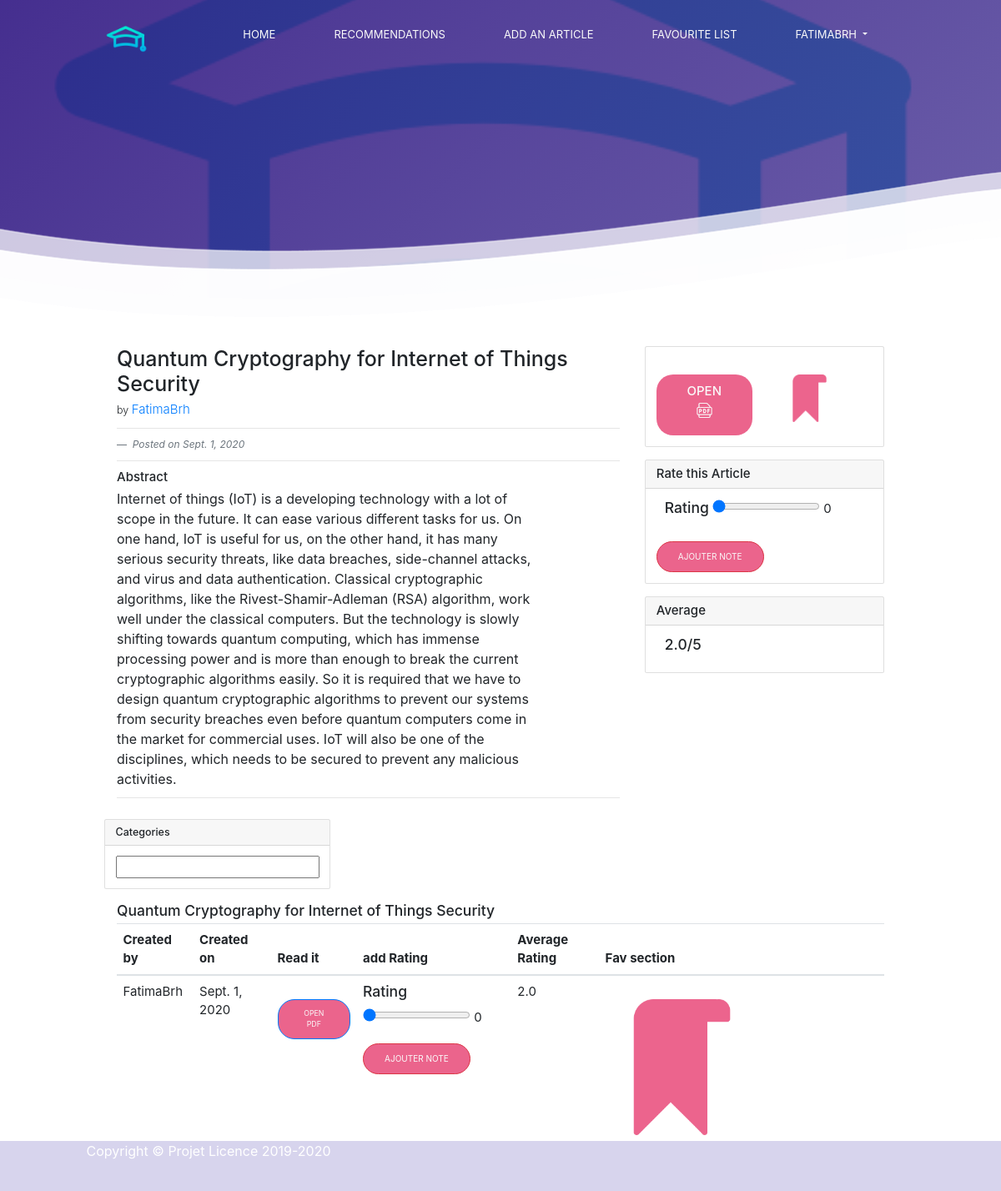
The app's page /articl/detail/26/ (signed in) with its own data.
### articl/models.py (models this page shows, shortened)
class ArticlPub(models.Model):
    ArticlTYPE=(
      ('1','Research Article'),
      ('2','Research Paper'),
      ('3','Review Paper'),
      ('4','Review Article'),
      ('5','Peer-Reviewed Articles'),
    )
    DOMAINE=(
        ('1','Computer Hardware'),
        ('2','Computer Networking'),
        ('3','Computer Software'),
        ('4','Cloud computing'),
        ('5','Cyber Security and Ethical Hacking'),
        ('6','Data Science and Data Analysis'),
        ('7','Programming Language'),
        ('8','Artificial intelligence'),
        ('9','Operating system'),
        ('10','Web Development'),
        ('11','Web Designing'),
        ('12','Graphics design'),
        ('13','Network Analytics and testing'),
        ('14','Robotics'),
        ('15','others field'),
        )
    user = models.ForeignKey(settings.AUTH_USER_MODEL, on_delete=models.CASCADE)
    titre=models.CharField(max_length=500)
    resumé=models.CharField(max_length=2000, blank=True)
    keywords=models.CharField(max_length=500, blank=True)
    maison_ed=models.CharField(max_length=500,blank=True)
    typeArticl=models.CharField(max_length=100,blank=False,choices=ArticlTYPE)
    path=models.FileField(blank=True,null=True,upload_to='chapter/%Y/')
    auteurEcrit = models.ManyToManyField(Profile, blank=True, null=True)
    favourite = models.ManyToManyField(User,related_name='favourite', blank=True)
    timestamp = models.DateField(auto_now=False, auto_now_add=True)
    domaineArt=models.CharField(max_length=100,choices=DOMAINE,blank=False,default='Computer Software ')

### articl/views.py (the view)
# urls.py: url(r'^detail/(?P<pk>\d+)/$',views.detail_articl, name='detail_articl'),
@login_required
def detail_articl(request,pk):
    articl=ArticlPub.objects.get(pk=pk)
    notes=Note.objects.filter(articl=pk)
    average=notes.aggregate(Avg("note"))['note__avg']
    if average==None:
        average=0
    average=(round(average,2))
    is_favourite=False
    if articl.favourite.filter(pk=request.user.pk).exists():
        is_favourite=True
    context={'articl':articl,
            'notes':notes,
            'average':average,
            'is_favourite':is_favourite,
            }
    return render(request,'detailArticl.html',context)

### articl/templates/detailArticl.html (shortened to what this page needs)
{%  extends 'base.html' %}
{% load static %}
{%  block content %}
<div class="container">
  <div class="row">
    <div class="col-lg-8">
      <h1 class="mt-4"> {{articl.titre}}</h1>
      <p class="lead">
        by
        <a href="{%  url 'accounts:profile_with_pk' pk=articl.user.pk  %}">{{articl.user}}</a>
      </p>
      <hr>
        <footer class="blockquote-footer">
          <cite >Posted on  {{articl.timestamp}}</cite>
        </footer>
      <hr>
      <h4>Abstract</h4>
      <p class="mb-0">{{articl.resumé}}</p>
      <hr>
    </div>
       <div class="col-md-4">
        <div class="card my-4">
          <div class="card-body">
            <div class="row">
              <div class="col-lg-6">
                <a href="{{articl.path.url}}" class="btn" target="_blank"><h4>Open</h4> <img src="{% static 'image/pdf2.png' %}" alt="" id="open" class="ml-3" title="open" ></a>
              </div>
              <div class="col-lg-6">
                {% if is_favourite %}
                <a href=" {% url 'articl:favourite'  pk=articl.pk  %} ">
                  <img src="{% static 'image/bookmark4.png' %}" alt="" id="fav" class="ml-3" title="Saved" >
                </a>
                {% else %}
                <a href=" {% url 'articl:favourite'  pk=articl.pk  %} ">
                  <img src="{% static 'image/bookmark3.png' %}" alt="" id="fav" class="ml-3" title="Save me" >
                </a>
                {% endif %}
              </div>
            </div>
          </div>
        </div>
        <div class="card my-4">
          <h4 class="card-header">Rate this Article</h4>
          <div class="card-body">
          <form action=" {% url 'articl:ajouter_note' articl.pk %} "  method="POST" >
            <label for="note"><h3 class="ml-3">Rating</h3></label>
            <input type="range" name="note" id="rangeInpute" min="0" max="5" step="1" value="0" oninput="amount.value-rangeInpute.value">
            <output name="amount" id="amount" for="rangeInpute">0</output>
            <br>
            <input type="submit" class="btn btn-danger" value="ajouter note" >
          </form>
          </div>
        </div>
        <div class="card my-4">
          <h4 class="card-header">Average </h4>
          <div class="card-body">
            <label for="note"><h3 class="ml-3">{{average}}/5</h3></label>
          </div>
        </div>
      </div>
      <div class="card my-4">
        <h5 class="card-header">Categories</h5>
        <div class="card-body">
          <div class="row">
            <div class="col-lg-6">
              <div class="str_Rating_detail">
                                     <input type="text" class="bookrating">
                </div>
            </div>
          </div>
        </div>
      </div>
    </div>
<table class="table mb-0">
  <h3> {{articl.titre}}</h3>
  <thead>
    <tr>
      <th>Created by</th>
      <th>Created on</th>
      <th>Read it</th>
      <th>add Rating</th>
      <th>Average Rating</th>
      <th>Fav section</th>
    </tr>
  </thead>
  <tbody>
      <tr>
          <td>{{articl.user}} </td>
          <td>{{articl.timestamp}} </td>
          <td><a href="{{articl.path.url}}" class="btn btn-primary btn-sm" target="_blank"> Open pdf </a></td>
          <td>
            <form action=" {% url 'articl:ajouter_note' articl.pk %} "  method="POST" >
              <label for="note"><h3>Rating</h3></label>
              <input type="range" name="note" id="rangeInpute" min="0" max="5" step="1" value="0" oninput="amount.value-rangeInpute.value">
              <output name="amount" id="amount" for="rangeInpute">0</output>
              <br>
              <input type="submit" class="btn btn-danger" value="ajouter note" >
            </form>
          </td>
          <td>{{average}}</td>
          <td><div id="favourite-section">
            {% if is_favourite %}
                <a href=" {% url 'articl:favourite'  pk=articl.pk  %} ">
                  <img src="{% static 'image/bookmark4.png' %}" alt="" id="fav" class="ml-3" title="Saved" >
                </a>
            {% else %}
            <a href=" {% url 'articl:favourite'  pk=articl.pk  %} ">
              <img src="{% static 'image/bookmark3.png' %}" alt="" id="fav" class="ml-3" title="Save me" >
            </a>
            {% endif %}
        </div></td>
      </tr>
  </tbody>
</table>
{% endblock %}

### templates/base.html (shortened to what this page needs)
{% load static %}
<!doctype html>
<html lang="en">
<head>
    <link rel="stylesheet" href="https://stackpath.bootstrapcdn.com/bootstrap/4.3.1/css/bootstrap.min.css">
    <link rel="stylesheet" href="https://cdn.jsdelivr.net/npm/bootstrap-select@1.13.14/dist/css/bootstrap-select.min.css">
    <link href="https://unpkg.com/ionicons@4.5.10-0/dist/css/ionicons.min.css" rel="stylesheet">
    <link rel="stylesheet" type="text/css" href="{% static 'css/styles.css' %}"  >
</head>
<body>
    {% if user.is_authenticated %}
    <header>
        <div class="container">
            <nav>
                    <div class="nav-brand">
                        <a href="{%  url 'home:home'  %}">
                            <img src="{% static 'image/logo.png' %}" alt="" >
                        </a>
                    </div>
                    <ul class="nav-list">
                            <li class="nav-item">
                                <a class="nav-link" href="{%  url 'home:home'  %}">Home</a>
                            </li>
                            <li class="nav-item">
                                <a class="nav-link" href="{%  url 'articl:recommandation'  %}">RECOMMENDATIONS</a>
                            </li>
                            <li class="nav-item">
                                <a class="nav-link" href="{%  url 'articl:postarticl'  %}"> Add an article </a>
                            </li>
                            <li class="nav-item">
                                <a class="nav-link" href="{%  url 'articl:favourite_list'  %}"> Favourite list</a>
                            </li>
                            <li class="nav-item dropdown">
                                <a class="nav-link dropdown-toggle" href="#" id="navbarDropdown" role="button" data-toggle="dropdown" aria-haspopup="true" aria-expanded="false">
                                  {{user.username}}
                                </a>
                              </li>
                    </ul>
            </nav>
        </div>
    </header>
    <section class="hero">
    </section>
   {% endif %}
    <section class="experience">
        <div class="container">
            {% block content %}
            {% endblock %}
         </div>
    </section>
    <div class="footer ">
        <div class="footer-content">
            <p >Copyright &copy; Projet Licence 2019-2020</p>
        </div>
    </div>
</body>
</html>

### static/css/styles.css (style rules this page uses)
*, *::before, *::after { margin: 0; padding: 0; box-sizing: inherit; }
html { font-family: 'Nunito', sans-serif; font-size: 10px; box-sizing: border-box; }
a { text-decoration: none; font-size: 1.5rem; }
ul { list-style: none; }
p { width:500px; font-size: 1.6rem; }
img { width: 150%; height: auto; }
section { padding: 5rem 0; font-size: 1.5rem; }
.footer { background:#d7d4ed; position:relative; left: 0; bottom: 0; width: 100%; color: white; text-align: center; height:60px; }
header { width: 100%; height: 5rem; position:absolute; top:0; left:0; z-index: 1; }
.container { height:100%; width: 100%; max-width: 98rem; margin: 0 auto; padding: 0 1.5rem; font-size: 1.5rem; }
nav { width: 100%; display: flex; align-self: center; justify-content: space-between; padding: 2rem 0; }
.nav-brand { width: 2rem; }
.nav-list { width: 25rem; height: 100vh; background-color: #d7d4ed; position: fixed; top: 0; right: -26rem ; display: flex; flex-direction: column; align-items: center; justify-content: center; z-index: 1500; transition: all 650ms ease-in-out; }
.nav-item { margin: 1.5rem 0; }
.nav-link { font-size:1.6rem ; text-transform: uppercase; color: rgba(0, 0, 0, .7); }
.hero { width: 100%; height: 45vh; background:linear-gradient(135deg,rgba(49, 24, 131, 0.9),rgba(72,56, 149, 0.8) 100%), url( '../image/logo.png') center no-repeat ; background-size:cover ; position: relative; }
.hero::before { content: ""; position: absolute; left: 0; bottom:0 ; width: 100%; height: 4.7rem; background: url('../image/wave-small.png')center no-repeat; background-size: cover; }
.btn { background-color: #eb648c; border-radius: 2rem; color: #fafafa; display: inline-block; margin-top:2rem ; padding: 1rem 2.5rem; text-transform: uppercase; transition: background-color 650ms; }
.experience { padding: 0; }
@media screen and (min-width:470px) { .hero::before { height: 9.4rem; background: url("../image/wave-medium.png"); background-size: cover; } }
@media screen and (min-width:700px) { header { height: 8rem; } }
@media screen and (min-width:700px) { .nav-brand { width: 3.5rem; } }
@media screen and (min-width:700px) { .nav-list { width: initial; height: initial; background-color: transparent; position: initial; top: initial; right: initial; display: flex; flex-direction: row; transition: initial; } }
@media screen and (min-width:700px) { .nav-item { margin: 0 2.5rem; } }
@media screen and (min-width:700px) { .nav-link, .current { color: #fafafa; position: relative; font-size: 1.3rem; } }
@media screen and (min-width:700px) { .nav-link::before, .current::before { content: ""; position: absolute; left: 0; bottom: -.5rem; background-color: #eb648c; width: 100%; height: 2px; transform: scaleX(0); transform-origin: left; transform: tranform 650ms; } }
@media screen and (min-width:900px) { .hero::before { height: 22.7rem; background: url("../image/wave-large.png"); background-size: cover; } }
@media screen and (min-width:1200px) { .hero { height: 50vh; } }

### articl/templates/detailArticl.html (style rules this page uses)
#open { width: 30%; max-width: 100%; height: auto; border:5px ; padding-bottom: 1rem; margin-right: 1rem; }
#fav { width: 50%; max-width: 100%; height: auto; border:5px ; padding-top:2rem; }

### records on screen
ArticlPub: titre "Quantum Cryptography for Internet of Things Security", user "FatimaBrh", timestamp "Sept. 1, 2020", resumé "Internet of things (IoT) is a developing technology with a lot of scope in the future. It can ease various different tasks for us. On one hand, IoT is useful for us, on the other hand, it has many serious security threats, like data breaches, side-channel attacks, and virus and data authentication. Classical cryptographic algorithms, like the Rivest-Shamir-Adleman (RSA) algorithm, work well under the classical computers. But the technology is slowly shifting towards quantum computing, which has immense processing power and is more than enough to break the current cryptographic algorithms easily. So it is required that we have to design quantum cryptographic algorithms to prevent our systems…"

### other values on screen
{{ user.username }} "FATIMABRH"
{{ average }} "2.0"
